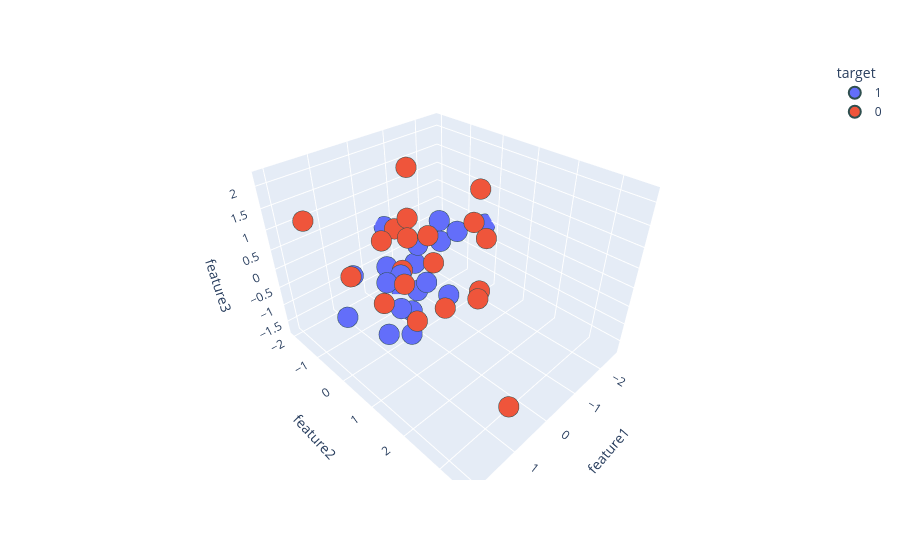

The code cell stored with this chart in its notebook:
### Code cell
import plotly.express as px

fig = px.scatter_3d(df.astype({'target':str}), x='feature1', y='feature2', z='feature3', color='target')

fig.update_traces(marker = dict(size=12,line = dict(width=2,color='DarkSlateGrey')), selector=dict(mode='markers'))
# fig.show()

### Figure 1 — Plotly figure (JSON) as saved in the notebook; plotly's stock layout.template omitted (floating-point values rounded to 4 significant figures)
{"data": [{"hovertemplate": "target=1<br>feature1=%{x}<br>feature2=%{y}<br>feature3=%{z}<extra></extra>", "legendgroup": "1", "marker": {"color": "#636efa", "line": {"color": "DarkSlateGrey", "width": 2}, "size": 12, "symbol": "circle"}, "mode": "markers", "name": "1", "scene": "scene", "showlegend": true, "type": "scatter3d", "x": [-0.7008, -0.01146, 1.342, -2.571, -0.09748, -0.6694, 0.204, -1.263, -0.1685, -0.4191, -1.247, -0.7474, 0.4504, 0.8585, 0.535, -1.987, -0.213, -0.3991, 0.729, 1.171], "y": [-1.526, -0.04693, -0.9627, -0.2996, -0.3822, -1.998, -0.4152, -0.01819, -1.349, 0.5537, -0.5939, -0.9667, 0.2299, -0.002939, 0.07385, -1.336, 0.04901, -0.427, -0.2741, -0.7715], "z": [-1.749, -0.6496, -1.184, -0.05404, -1.504, -0.04268, -1.27, 0.4054, -0.7067, -0.6696, 0.4613, -0.6934, -1.511, 0.0538, 0.127, -0.7643, -0.4713, 0.2358, -1.662, 0.002171]}, {"hovertemplate": "target=0<br>feature1=%{x}<br>feature2=%{y}<br>feature3=%{z}<extra></extra>", "legendgroup": "0", "marker": {"color": "#EF553B", "line": {"color": "DarkSlateGrey", "width": 2}, "size": 12, "symbol": "circle"}, "mode": "markers", "name": "0", "scene": "scene", "showlegend": true, "type": "scatter3d", "x": [-0.2245, 0.8671, 1.566, -1.012, 2.09, -1.595, -0.04273, 1.087, 0.8783, -0.125, 0.2608, -1.278, -1.048, 1.38, 0.4069, 0.5042, 0.7146, -0.2004, 0.2756, 0.6999], "y": [-1.011, 0.9358, -0.2199, 0.955, -0.7576, 0.1966, 0.8235, 3.557, 0.6099, 0.3877, 0.05408, 0.6401, 1.055, 1.394, -0.0237, 0.9326, -0.2619, -0.4509, 2.035, -0.3895], "z": [0.4913, -0.4264, 0.461, -0.662, 1.731, 0.5941, -0.6776, -0.6577, 0.3496, 0.2769, 1.386, 1.701, 0.7745, 1.991, 0.1348, 1.459, 0.9107, 2.183, 0.4423, -0.8169]}], "layout": {"legend": {"title": {"text": "target"}, "tracegroupgap": 0}, "margin": {"t": 60}, "scene": {"domain": {"x": [0, 1], "y": [0, 1]}, "xaxis": {"title": {"text": "feature1"}}, "yaxis": {"title": {"text": "feature2"}}, "zaxis": {"title": {"text": "feature3"}}}}}
